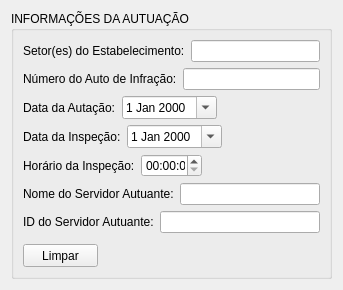
       <widget class="QWidget" name="scrollAreaWidgetContents_2">
        <property name="geometry">
         <rect>
          <x>0</x>
          <y>0</y>
          <width>343</width>
          <height>287</height>
         </rect>
        </property>
        <layout class="QVBoxLayout" name="verticalLayout_6">
         <item>
          <widget class="QGroupBox" name="groupBox_2">
           <property name="title">
            <string>INFORMAÇÕES DA AUTUAÇÃO</string>
           </property>
           <layout class="QVBoxLayout" name="verticalLayout_7">
            <item>
             <layout class="QHBoxLayout" name="horizontalLayout_8">
              <item>
               <widget class="QLabel" name="label_8">
                <property name="minimumSize">
                 <size>
                  <width>150</width>
                  <height>0</height>
                 </size>
                </property>
                <property name="text">
                 <string>Setor(es) do Estabelecimento:</string>
                </property>
               </widget>
              </item>
              <item>
               <widget class="QLineEdit" name="setorEstabLineEdit"/>
              </item>
             </layout>
            </item>
            <item>
             <layout class="QHBoxLayout" name="horizontalLayout_9">
              <item>
               <widget class="QLabel" name="label_9">
                <property name="minimumSize">
                 <size>
                  <width>144</width>
                  <height>0</height>
                 </size>
                </property>
                <property name="text">
                 <string>Número do Auto de Infração:</string>
                </property>
               </widget>
              </item>
              <item>
               <widget class="QLineEdit" name="numAutoLineEdit"/>
              </item>
             </layout>
            </item>
            <item>
             <layout class="QHBoxLayout" name="horizontalLayout_10">
              <item>
               <widget class="QLabel" name="label_10">
                <property name="minimumSize">
                 <size>
                  <width>91</width>
                  <height>0</height>
                 </size>
                </property>
                <property name="text">
                 <string>Data da Autação:</string>
                </property>
               </widget>
              </item>
              <item>
               <widget class="QDateEdit" name="dateEditAutuacao">
                <property name="maximumSize">
                 <size>
                  <width>101</width>
                  <height>16777215</height>
                 </size>
                </property>
                <property name="calendarPopup">
                 <bool>true</bool>
                </property>
               </widget>
              </item>
              <item>
               <spacer name="horizontalSpacer">
                <property name="orientation">
                 <enum>Qt::Horizontal</enum>
                </property>
                <property name="sizeHint" stdset="0">
                 <size>
                  <width>40</width>
                  <height>20</height>
                 </size>
                </property>
               </spacer>
              </item>
             </layout>
            </item>
            <item>
             <layout class="QHBoxLayout" name="horizontalLayout_11">
              <item>
               <widget class="QLabel" name="label_11">
                <property name="minimumSize">
                 <size>
                  <width>95</width>
                  <height>0</height>
                 </size>
                </property>
                <property name="text">
                 <string>Data da Inspeção:</string>
                </property>
               </widget>
              </item>
              <item>
               <widget class="QDateEdit" name="dateEditInspecao">
                <property name="maximumSize">
                 <size>
                  <width>101</width>
                  <height>16777215</height>
                 </size>
                </property>
                <property name="calendarPopup">
                 <bool>true</bool>
                </property>
               </widget>
              </item>
              <item>
               <spacer name="horizontalSpacer_2">
                <property name="orientation">
                 <enum>Qt::Horizontal</enum>
                </property>
                <property name="sizeHint" stdset="0">
                 <size>
                  <width>40</width>
                  <height>20</height>
                 </size>
                </property>
               </spacer>
              </item>
             </layout>
            </item>
            <item>
             <layout class="QHBoxLayout" name="horizontalLayout_12">
              <item>
               <widget class="QLabel" name="label_12">
                <property name="minimumSize">
                 <size>
                  <width>105</width>
                  <height>0</height>
                 </size>
                </property>
                <property name="text">
                 <string>Horário da Inspeção:</string>
                </property>
               </widget>
              </item>
              <item>
               <widget class="QTimeEdit" name="horarioInspecaoTimeEdit">
                <property name="maximumSize">
                 <size>
                  <width>61</width>
                  <height>16777215</height>
                 </size>
                </property>
               </widget>
              </item>
              <item>
               <spacer name="horizontalSpacer_3">
                <property name="orientation">
                 <enum>Qt::Horizontal</enum>
                </property>
                <property name="sizeHint" stdset="0">
                 <size>
                  <width>40</width>
                  <height>20</height>
                 </size>
                </property>
               </spacer>
              </item>
             </layout>
            </item>
            <item>
             <layout class="QHBoxLayout" name="horizontalLayout_13">
              <item>
               <widget class="QLabel" name="label_13">
                <property name="minimumSize">
                 <size>
                  <width>141</width>
                  <height>0</height>
                 </size>
                </property>
                <property name="text">
                 <string>Nome do Servidor Autuante:</string>
                </property>
               </widget>
              </item>
              <item>
               <widget class="QLineEdit" name="nomeServidorLineEdit"/>
              </item>
             </layout>
            </item>
            <item>
             <layout class="QHBoxLayout" name="horizontalLayout_14">
              <item>
               <widget class="QLabel" name="label_14">
                <property name="minimumSize">
                 <size>
                  <width>125</width>
                  <height>0</height>
                 </size>
                </property>
                <property name="text">
                 <string>ID do Servidor Autuante:</string>
                </property>
               </widget>
              </item>
              <item>
               <widget class="QLineEdit" name="IDServidorLineEdit"/>
              </item>
             </layout>
            </item>
            <item>
             <spacer name="verticalSpacer_3">
              <property name="orientation">
               <enum>Qt::Vertical</enum>
              </property>
              <property name="sizeType">
               <enum>QSizePolicy::Fixed</enum>
              </property>
              <property name="sizeHint" stdset="0">
               <size>
                <width>20</width>
                <height>5</height>
               </size>
              </property>
             </spacer>
            </item>
            <item>
             <widget class="QPushButton" name="pushButtonLimparDockAutuacao">
              <property name="minimumSize">
               <size>
                <width>75</width>
                <height>23</height>
               </size>
              </property>
              <property name="maximumSize">
               <size>
                <width>75</width>
                <height>23</height>
               </size>
              </property>
              <property name="text">
               <string>Limpar</string>
              </property>
             </widget>
            </item>
            <item>
             <spacer name="verticalSpacer_4">
              <property name="orientation">
               <enum>Qt::Vertical</enum>
              </property>
              <property name="sizeHint" stdset="0">
               <size>
                <width>20</width>
                <height>173</height>
               </size>
              </property>
             </spacer>
            </item>
           </layout>
          </widget>
         </item>
        </layout>
       </widget>
